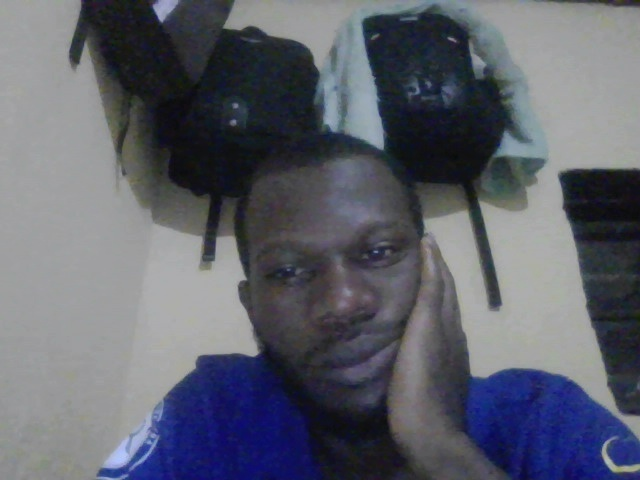
#> input picture data/alerts/enrollment_photos/20260225_235033_smith.jpg, 640 x 480 px
$ python -i video_stream.py   (imports and definitions only)
#> lines starting #> are read from the running program, lines starting #| are printed output that depends on the picture
### src/utils/config.py
"""
Configuration Management
Loads and validates application configuration from YAML and environment variables.

Priority (highest first):
  1. Environment variables  (DATABASE_URL, DB_HOST, SMTP_EMAIL, …)
  2. config/config.yaml
  3. Hardcoded defaults in each property

Usage:
    from utils.config import config   # singleton
    threshold = config.verification_threshold
"""

import os
import yaml
from pathlib import Path
from dotenv import load_dotenv
from typing import Dict, Any


class Config:
    """Singleton configuration manager"""

    _instance = None
    _config = None

    def __new__(cls):
        if cls._instance is None:
            cls._instance = super(Config, cls).__new__(cls)
            cls._instance._load_config()
        return cls._instance

    def _load_config(self):
        """Load configuration from YAML and environment variables"""
        # Get project root directory
        project_root = Path(__file__).parent.parent.parent

        # Load YAML configuration
        config_path = project_root / "config" / "config.yaml"
        if not config_path.exists():
            raise FileNotFoundError(f"Configuration file not found: {config_path}")

        with open(config_path, 'r') as f:
            self._config = yaml.safe_load(f)

        # Load environment variables
        env_path = project_root / "config" / ".env"
        if env_path.exists():
            load_dotenv(env_path)

        # Convert relative paths to absolute paths
        self._resolve_paths(project_root)

    # [31 lines left out: functions _resolve_paths, get, not called in this run]

    def get_env(self, key: str, default: str = None) -> str:
        """Get environment variable"""
        return os.getenv(key, default)

    def get_all(self) -> Dict[str, Any]:
        """Get entire configuration dictionary"""
        return self._config.copy()

    # [157 lines left out: functions verification_threshold, liveness_ear_threshold, liveness_blink_frames, camera_resolution, camera_fps, camera_device_id and 18 more, not called in this run]


# Global configuration instance
config = Config()


# ---------------------------------------------------------------------------
# Quick self-test
# ---------------------------------------------------------------------------

# [7 lines that do not run on import are left out]

### src/verification/video_stream.py
"""
Video Stream Module
Handles real-time video streaming for verification
"""

import cv2
import numpy as np
import sys
from typing import Optional, Tuple
from collections import deque
from utils.config import config


class VideoStream:
    """Manages real-time video stream for verification"""

    def __init__(self, device_id: int = None, resolution: Tuple[int, int] = None, fps: int = None):
        """
        Initialize video stream

        Args:
            device_id: Camera device ID (uses config if not provided)
            resolution: Camera resolution (width, height) (uses config if not provided)
            fps: Target FPS (uses config if not provided)
        """
        self.device_id = device_id if device_id is not None else config.camera_device_id
        self.resolution = resolution or config.camera_resolution
        self.fps = fps or config.camera_fps

        self.cap = None
        self.is_running = False
        self.frame_buffer = deque(maxlen=5)  # Buffer last 5 frames

        print(f"Video stream configured: {self.resolution[0]}x{self.resolution[1]} @ {self.fps} FPS")

    # [217 lines left out: functions start, read_frame, get_buffered_frame, get_average_frame, preprocess_frame, get_brightness and 6 more, not called in this run]

    def __exit__(self, exc_type, exc_val, exc_tb):
        """Context manager exit"""
        self.stop()


# [35 lines not run here, left out]

>>> import cv2
>>> picture = cv2.imread('../../data/alerts/enrollment_photos/20260225_235033_smith.jpg', cv2.IMREAD_GRAYSCALE)
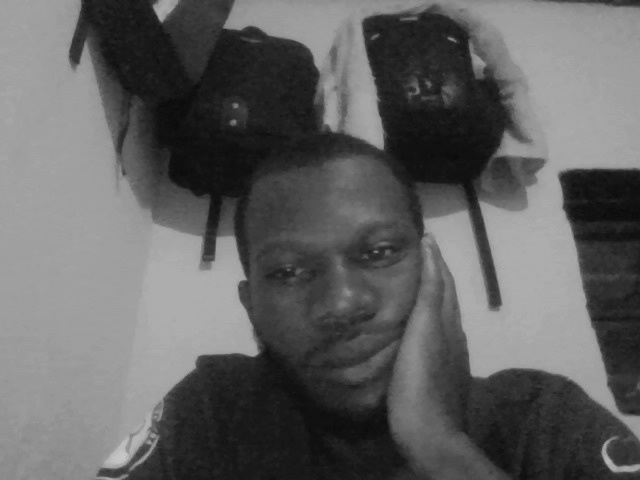
#> picture: shape (480, 640); min 10, max 204, mean 97.1
#> (the run stopped early here; a loop or call above may not have finished)

$ run again, on data/alerts/enrollment_photos/20260226_131637_etienne.jpg
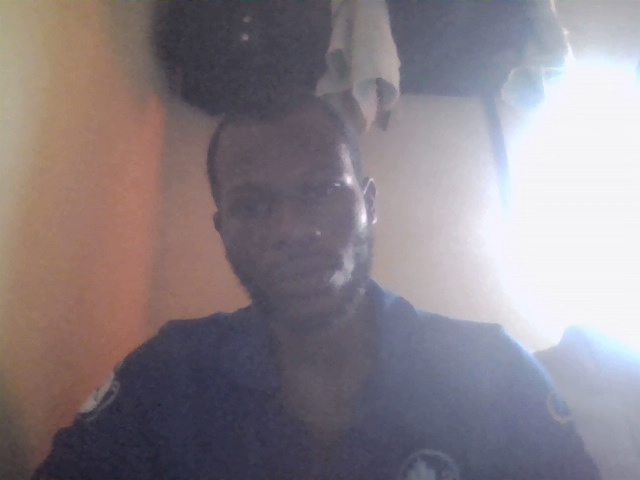
#> input picture data/alerts/enrollment_photos/20260226_131637_etienne.jpg, 640 x 480 px
#> `picture = cv2.imread('../../data/alerts/enrollment_photos/20260225_235..`:
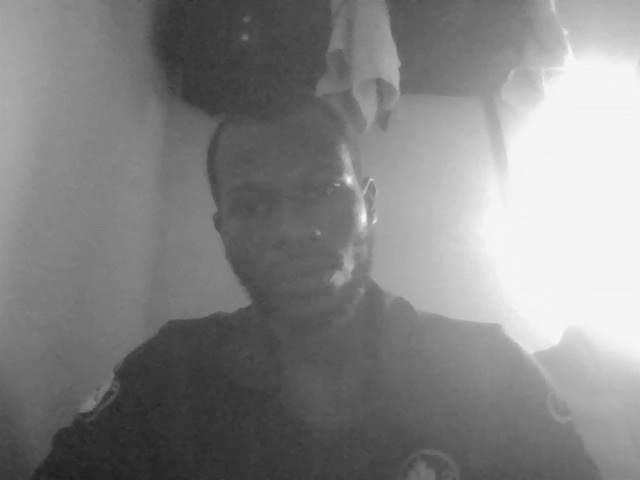
#> picture: shape (480, 640); min 30, max 248, mean 132.3
